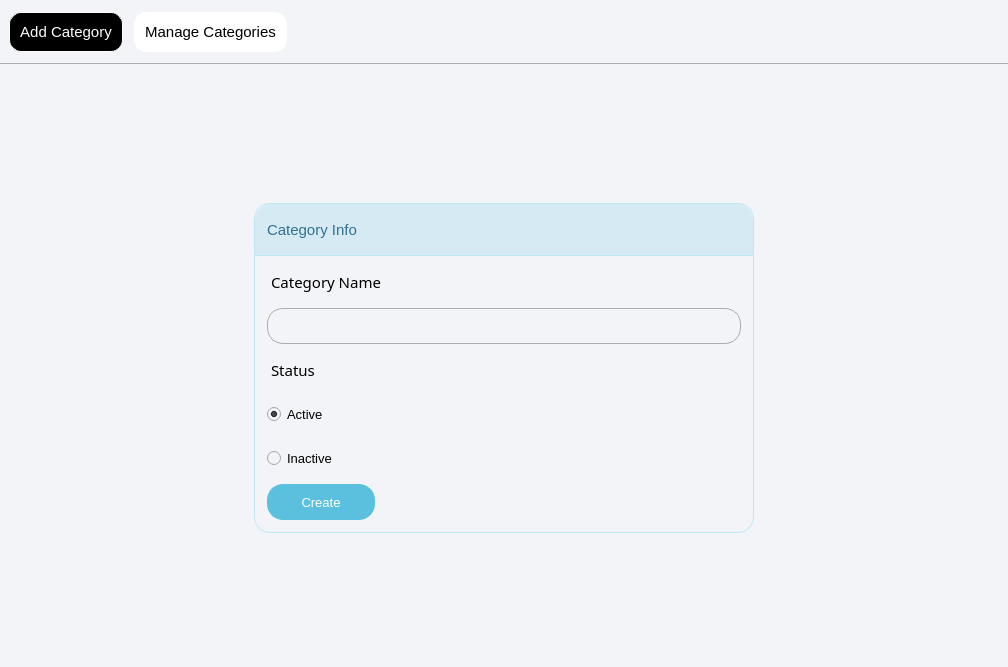
<?xml version="1.0" encoding="UTF-8"?>
<ui version="4.0">
 <class>CategoryFragment</class>
 <widget class="QWidget" name="CategoryFragment">
  <property name="geometry">
   <rect>
    <x>0</x>
    <y>0</y>
    <width>1008</width>
    <height>667</height>
   </rect>
  </property>
  <property name="windowTitle">
   <string>Form</string>
  </property>
  <property name="styleSheet">
   <string notr="true">QWidget{
background-color: rgb(243, 244, 248);
}</string>
  </property>
  <layout class="QVBoxLayout" name="categoryFragmentVL">
   <property name="leftMargin">
    <number>0</number>
   </property>
   <property name="topMargin">
    <number>0</number>
   </property>
   <property name="rightMargin">
    <number>0</number>
   </property>
   <property name="bottomMargin">
    <number>0</number>
   </property>
   <item>
    <widget class="QWidget" name="category_header" native="true">
     <property name="sizePolicy">
      <sizepolicy hsizetype="Preferred" vsizetype="Fixed">
       <horstretch>0</horstretch>
       <verstretch>0</verstretch>
      </sizepolicy>
     </property>
     <property name="minimumSize">
      <size>
       <width>0</width>
       <height>64</height>
      </size>
     </property>
     <property name="maximumSize">
      <size>
       <width>16777215</width>
       <height>64</height>
      </size>
     </property>
     <property name="styleSheet">
      <string notr="true">QWidget{
border-bottom: 1px solid rgb(172, 172, 172);
}

QPushButton{
color: black;
background-color: rgb(255, 255, 255);
border: 1px solid white;
padding: 10px;
border-radius: 12px;
}

QPushButton:hover{
background-color: #ebebeb;
border: 1px solid rgb(236, 236, 236);
}

QPushButton:checked{
color: white;
background-color: black;
}</string>
     </property>
     <layout class="QHBoxLayout" name="horizontalLayout_3">
      <property name="spacing">
       <number>11</number>
      </property>
      <item>
       <widget class="QPushButton" name="addCategoryBtn">
        <property name="sizePolicy">
         <sizepolicy hsizetype="Fixed" vsizetype="Fixed">
          <horstretch>0</horstretch>
          <verstretch>0</verstretch>
         </sizepolicy>
        </property>
        <property name="font">
         <font>
          <pointsize>11</pointsize>
          <fontweight>DemiBold</fontweight>
         </font>
        </property>
        <property name="text">
         <string>Add Category</string>
        </property>
        <property name="checkable">
         <bool>true</bool>
        </property>
        <property name="checked">
         <bool>true</bool>
        </property>
        <property name="autoExclusive">
         <bool>true</bool>
        </property>
       </widget>
      </item>
      <item>
       <widget class="QPushButton" name="manageCategoryBtn">
        <property name="sizePolicy">
         <sizepolicy hsizetype="Fixed" vsizetype="Fixed">
          <horstretch>0</horstretch>
          <verstretch>0</verstretch>
         </sizepolicy>
        </property>
        <property name="font">
         <font>
          <pointsize>11</pointsize>
          <fontweight>DemiBold</fontweight>
         </font>
        </property>
        <property name="text">
         <string>Manage Categories</string>
        </property>
        <property name="checkable">
         <bool>true</bool>
        </property>
        <property name="checked">
         <bool>false</bool>
        </property>
        <property name="autoExclusive">
         <bool>true</bool>
        </property>
       </widget>
      </item>
      <item>
       <spacer name="categorySpacer">
        <property name="orientation">
         <enum>Qt::Orientation::Horizontal</enum>
        </property>
        <property name="sizeHint" stdset="0">
         <size>
          <width>40</width>
          <height>20</height>
         </size>
        </property>
       </spacer>
      </item>
     </layout>
    </widget>
   </item>
   <item>
    <widget class="QStackedWidget" name="category_stackedWidget">
     <property name="styleSheet">
      <string notr="true"/>
     </property>
     <widget class="QWidget" name="addCategoryWidget">
      <layout class="QGridLayout" name="gridLayout">
       <property name="leftMargin">
        <number>0</number>
       </property>
       <property name="topMargin">
        <number>0</number>
       </property>
       <property name="rightMargin">
        <number>0</number>
       </property>
       <property name="bottomMargin">
        <number>0</number>
       </property>
       <property name="spacing">
        <number>0</number>
       </property>
       <item row="0" column="0">
        <widget class="QFrame" name="categoryFrame">
         <property name="sizePolicy">
          <sizepolicy hsizetype="Fixed" vsizetype="Maximum">
           <horstretch>0</horstretch>
           <verstretch>0</verstretch>
          </sizepolicy>
         </property>
         <property name="minimumSize">
          <size>
           <width>500</width>
           <height>0</height>
          </size>
         </property>
         <property name="maximumSize">
          <size>
           <width>500</width>
           <height>16777215</height>
          </size>
         </property>
         <property name="styleSheet">
          <string notr="true">

QFrame{
border: 1px solid rgb(188, 232, 241);
border-radius: 16px;
}

QLabel{
border: none;
border-bottom-left-radius: 0px;
border-bottom-right-radius: 0px;
padding-left: 12px;
}

QLineEdit{
color: black;
border: 1px solid rgb(172, 172, 172);
border-radius: 16px;
margin-left: 12px;
margin-right: 12px;
padding-left: 12px;
}

QRadioButton{
color: black;
margin-left: 12px;
}


</string>
         </property>
         <layout class="QVBoxLayout" name="verticalLayout_4">
          <property name="spacing">
           <number>8</number>
          </property>
          <property name="leftMargin">
           <number>0</number>
          </property>
          <property name="topMargin">
           <number>0</number>
          </property>
          <property name="rightMargin">
           <number>0</number>
          </property>
          <property name="bottomMargin">
           <number>0</number>
          </property>
          <item>
           <widget class="QLabel" name="categoryInfoQL">
            <property name="sizePolicy">
             <sizepolicy hsizetype="Preferred" vsizetype="Fixed">
              <horstretch>0</horstretch>
              <verstretch>0</verstretch>
             </sizepolicy>
            </property>
            <property name="minimumSize">
             <size>
              <width>0</width>
              <height>52</height>
             </size>
            </property>
            <property name="maximumSize">
             <size>
              <width>16777215</width>
              <height>52</height>
             </size>
            </property>
            <property name="font">
             <font>
              <family>Segoe UI</family>
              <pointsize>11</pointsize>
              <fontweight>DemiBold</fontweight>
             </font>
            </property>
            <property name="styleSheet">
             <string notr="true">QLabel{
color: rgb(49, 112, 143);
background-color: rgb(214, 234, 244);
border-bottom: 1px solid  rgb(188, 232, 241);

}</string>
            </property>
            <property name="text">
             <string>Category Info</string>
            </property>
            <property name="margin">
             <number>3</number>
            </property>
            <property name="indent">
             <number>0</number>
            </property>
           </widget>
          </item>
          <item>
           <widget class="QLabel" name="categoryNameQL">
            <property name="sizePolicy">
             <sizepolicy hsizetype="Preferred" vsizetype="Fixed">
              <horstretch>0</horstretch>
              <verstretch>0</verstretch>
             </sizepolicy>
            </property>
            <property name="minimumSize">
             <size>
              <width>0</width>
              <height>36</height>
             </size>
            </property>
            <property name="maximumSize">
             <size>
              <width>16777215</width>
              <height>36</height>
             </size>
            </property>
            <property name="font">
             <font>
              <family>Segoe UI Semibold</family>
              <pointsize>11</pointsize>
              <bold>false</bold>
             </font>
            </property>
            <property name="styleSheet">
             <string notr="true">color: rgb(0, 0, 0);</string>
            </property>
            <property name="text">
             <string>Category Name</string>
            </property>
           </widget>
          </item>
          <item>
           <widget class="QLineEdit" name="categoryLE">
            <property name="minimumSize">
             <size>
              <width>0</width>
              <height>36</height>
             </size>
            </property>
            <property name="maximumSize">
             <size>
              <width>16777215</width>
              <height>36</height>
             </size>
            </property>
            <property name="font">
             <font>
              <pointsize>10</pointsize>
             </font>
            </property>
           </widget>
          </item>
          <item>
           <widget class="QLabel" name="categoryStatusQL">
            <property name="sizePolicy">
             <sizepolicy hsizetype="Preferred" vsizetype="Fixed">
              <horstretch>0</horstretch>
              <verstretch>0</verstretch>
             </sizepolicy>
            </property>
            <property name="minimumSize">
             <size>
              <width>0</width>
              <height>36</height>
             </size>
            </property>
            <property name="maximumSize">
             <size>
              <width>16777215</width>
              <height>36</height>
             </size>
            </property>
            <property name="font">
             <font>
              <family>Segoe UI Semibold</family>
              <pointsize>11</pointsize>
              <bold>false</bold>
             </font>
            </property>
            <property name="styleSheet">
             <string notr="true">color: rgb(0, 0, 0);</string>
            </property>
            <property name="text">
             <string>Status</string>
            </property>
           </widget>
          </item>
          <item>
           <widget class="QRadioButton" name="activeRadioBtn">
            <property name="minimumSize">
             <size>
              <width>0</width>
              <height>36</height>
             </size>
            </property>
            <property name="maximumSize">
             <size>
              <width>16777215</width>
              <height>36</height>
             </size>
            </property>
            <property name="palette">
             <palette>
              <active>
               <colorrole role="WindowText">
                <brush brushstyle="SolidPattern">
                 <color alpha="255">
                  <red>0</red>
                  <green>0</green>
                  <blue>0</blue>
                 </color>
                </brush>
               </colorrole>
               <colorrole role="Button">
                <brush brushstyle="SolidPattern">
                 <color alpha="255">
                  <red>243</red>
                  <green>244</green>
                  <blue>248</blue>
                 </color>
                </brush>
               </colorrole>
               <colorrole role="Mid">
                <brush brushstyle="SolidPattern">
                 <color alpha="255">
                  <red>0</red>
                  <green>117</green>
                  <blue>255</blue>
                 </color>
                </brush>
               </colorrole>
               <colorrole role="Text">
                <brush brushstyle="SolidPattern">
                 <color alpha="255">
                  <red>0</red>
                  <green>0</green>
                  <blue>0</blue>
                 </color>
                </brush>
               </colorrole>
               <colorrole role="ButtonText">
                <brush brushstyle="SolidPattern">
                 <color alpha="255">
                  <red>0</red>
                  <green>0</green>
                  <blue>0</blue>
                 </color>
                </brush>
               </colorrole>
               <colorrole role="Base">
                <brush brushstyle="SolidPattern">
                 <color alpha="255">
                  <red>243</red>
                  <green>244</green>
                  <blue>248</blue>
                 </color>
                </brush>
               </colorrole>
               <colorrole role="Window">
                <brush brushstyle="SolidPattern">
                 <color alpha="255">
                  <red>243</red>
                  <green>244</green>
                  <blue>248</blue>
                 </color>
                </brush>
               </colorrole>
               <colorrole role="PlaceholderText">
                <brush brushstyle="SolidPattern">
                 <color alpha="128">
                  <red>0</red>
                  <green>0</green>
                  <blue>0</blue>
                 </color>
                </brush>
               </colorrole>
              </active>
              <inactive>
               <colorrole role="WindowText">
                <brush brushstyle="SolidPattern">
                 <color alpha="255">
                  <red>0</red>
                  <green>0</green>
                  <blue>0</blue>
                 </color>
                </brush>
               </colorrole>
               <colorrole role="Button">
                <brush brushstyle="SolidPattern">
                 <color alpha="255">
                  <red>243</red>
                  <green>244</green>
                  <blue>248</blue>
                 </color>
                </brush>
               </colorrole>
               <colorrole role="Mid">
                <brush brushstyle="SolidPattern">
                 <color alpha="255">
                  <red>0</red>
                  <green>117</green>
                  <blue>255</blue>
                 </color>
                </brush>
               </colorrole>
               <colorrole role="Text">
                <brush brushstyle="SolidPattern">
                 <color alpha="255">
                  <red>0</red>
                  <green>0</green>
                  <blue>0</blue>
                 </color>
                </brush>
               </colorrole>
               <colorrole role="ButtonText">
                <brush brushstyle="SolidPattern">
                 <color alpha="255">
                  <red>0</red>
                  <green>0</green>
                  <blue>0</blue>
                 </color>
                </brush>
               </colorrole>
               <colorrole role="Base">
                <brush brushstyle="SolidPattern">
                 <color alpha="255">
                  <red>243</red>
                  <green>244</green>
                  <blue>248</blue>
                 </color>
                </brush>
               </colorrole>
               <colorrole role="Window">
                <brush brushstyle="SolidPattern">
                 <color alpha="255">
                  <red>243</red>
                  <green>244</green>
                  <blue>248</blue>
                 </color>
                </brush>
               </colorrole>
               <colorrole role="PlaceholderText">
                <brush brushstyle="SolidPattern">
                 <color alpha="128">
                  <red>0</red>
                  <green>0</green>
                  <blue>0</blue>
                 </color>
                </brush>
               </colorrole>
              </inactive>
              <disabled>
               <colorrole role="WindowText">
                <brush brushstyle="SolidPattern">
                 <color alpha="255">
                  <red>0</red>
                  <green>0</green>
                  <blue>0</blue>
                 </color>
                </brush>
               </colorrole>
               <colorrole role="Button">
                <brush brushstyle="SolidPattern">
                 <color alpha="255">
                  <red>243</red>
                  <green>244</green>
                  <blue>248</blue>
                 </color>
                </brush>
               </colorrole>
               <colorrole role="Mid">
                <brush brushstyle="SolidPattern">
                 <color alpha="255">
                  <red>0</red>
                  <green>117</green>
                  <blue>255</blue>
                 </color>
                </brush>
               </colorrole>
               <colorrole role="Text">
                <brush brushstyle="SolidPattern">
                 <color alpha="255">
                  <red>0</red>
                  <green>0</green>
                  <blue>0</blue>
                 </color>
                </brush>
               </colorrole>
               <colorrole role="ButtonText">
                <brush brushstyle="SolidPattern">
                 <color alpha="255">
                  <red>0</red>
                  <green>0</green>
                  <blue>0</blue>
                 </color>
                </brush>
               </colorrole>
               <colorrole role="Base">
                <brush brushstyle="SolidPattern">
                 <color alpha="255">
                  <red>243</red>
                  <green>244</green>
                  <blue>248</blue>
                 </color>
                </brush>
               </colorrole>
               <colorrole role="Window">
                <brush brushstyle="SolidPattern">
                 <color alpha="255">
                  <red>243</red>
                  <green>244</green>
                  <blue>248</blue>
                 </color>
                </brush>
               </colorrole>
               <colorrole role="PlaceholderText">
                <brush brushstyle="SolidPattern">
                 <color alpha="128">
                  <red>0</red>
                  <green>0</green>
                  <blue>0</blue>
                 </color>
                </brush>
               </colorrole>
              </disabled>
             </palette>
            </property>
            <property name="font">
             <font>
              <pointsize>10</pointsize>
              <bold>false</bold>
             </font>
            </property>
            <property name="text">
             <string>Active</string>
            </property>
            <property name="checked">
             <bool>true</bool>
            </property>
           </widget>
          </item>
          <item>
           <widget class="QRadioButton" name="InactiveRadioBtn">
            <property name="minimumSize">
             <size>
              <width>0</width>
              <height>36</height>
             </size>
            </property>
            <property name="maximumSize">
             <size>
              <width>16777215</width>
              <height>36</height>
             </size>
            </property>
            <property name="palette">
             <palette>
              <active>
               <colorrole role="WindowText">
                <brush brushstyle="SolidPattern">
                 <color alpha="255">
                  <red>0</red>
                  <green>0</green>
                  <blue>0</blue>
                 </color>
                </brush>
               </colorrole>
               <colorrole role="Button">
                <brush brushstyle="SolidPattern">
                 <color alpha="255">
                  <red>243</red>
                  <green>244</green>
                  <blue>248</blue>
                 </color>
                </brush>
               </colorrole>
               <colorrole role="Mid">
                <brush brushstyle="SolidPattern">
                 <color alpha="255">
                  <red>0</red>
                  <green>117</green>
                  <blue>255</blue>
                 </color>
                </brush>
               </colorrole>
               <colorrole role="Text">
                <brush brushstyle="SolidPattern">
                 <color alpha="255">
                  <red>0</red>
                  <green>0</green>
                  <blue>0</blue>
                 </color>
                </brush>
               </colorrole>
               <colorrole role="ButtonText">
                <brush brushstyle="SolidPattern">
                 <color alpha="255">
                  <red>0</red>
                  <green>0</green>
                  <blue>0</blue>
                 </color>
                </brush>
               </colorrole>
               <colorrole role="Base">
                <brush brushstyle="SolidPattern">
                 <color alpha="255">
                  <red>243</red>
                  <green>244</green>
                  <blue>248</blue>
                 </color>
                </brush>
               </colorrole>
               <colorrole role="Window">
                <brush brushstyle="SolidPattern">
                 <color alpha="255">
                  <red>243</red>
                  <green>244</green>
                  <blue>248</blue>
                 </color>
                </brush>
               </colorrole>
               <colorrole role="PlaceholderText">
                <brush brushstyle="SolidPattern">
                 <color alpha="128">
                  <red>0</red>
                  <green>0</green>
                  <blue>0</blue>
                 </color>
                </brush>
               </colorrole>
              </active>
              <inactive>
               <colorrole role="WindowText">
                <brush brushstyle="SolidPattern">
                 <color alpha="255">
                  <red>0</red>
                  <green>0</green>
                  <blue>0</blue>
                 </color>
                </brush>
               </colorrole>
               <colorrole role="Button">
                <brush brushstyle="SolidPattern">
                 <color alpha="255">
                  <red>243</red>
                  <green>244</green>
                  <blue>248</blue>
                 </color>
                </brush>
               </colorrole>
               <colorrole role="Mid">
                <brush brushstyle="SolidPattern">
                 <color alpha="255">
                  <red>0</red>
                  <green>117</green>
                  <blue>255</blue>
                 </color>
                </brush>
               </colorrole>
               <colorrole role="Text">
                <brush brushstyle="SolidPattern">
                 <color alpha="255">
                  <red>0</red>
                  <green>0</green>
                  <blue>0</blue>
                 </color>
                </brush>
               </colorrole>
               <colorrole role="ButtonText">
                <brush brushstyle="SolidPattern">
                 <color alpha="255">
                  <red>0</red>
                  <green>0</green>
                  <blue>0</blue>
                 </color>
                </brush>
               </colorrole>
               <colorrole role="Base">
                <brush brushstyle="SolidPattern">
                 <color alpha="255">
                  <red>243</red>
                  <green>244</green>
                  <blue>248</blue>
                 </color>
                </brush>
               </colorrole>
               <colorrole role="Window">
                <brush brushstyle="SolidPattern">
                 <color alpha="255">
                  <red>243</red>
                  <green>244</green>
                  <blue>248</blue>
                 </color>
                </brush>
               </colorrole>
               <colorrole role="PlaceholderText">
                <brush brushstyle="SolidPattern">
                 <color alpha="128">
                  <red>0</red>
                  <green>0</green>
                  <blue>0</blue>
                 </color>
                </brush>
               </colorrole>
              </inactive>
              <disabled>
               <colorrole role="WindowText">
                <brush brushstyle="SolidPattern">
                 <color alpha="255">
                  <red>0</red>
                  <green>0</green>
                  <blue>0</blue>
                 </color>
                </brush>
               </colorrole>
               <colorrole role="Button">
                <brush brushstyle="SolidPattern">
                 <color alpha="255">
                  <red>243</red>
                  <green>244</green>
                  <blue>248</blue>
                 </color>
                </brush>
               </colorrole>
               <colorrole role="Mid">
                <brush brushstyle="SolidPattern">
                 <color alpha="255">
                  <red>0</red>
                  <green>117</green>
                  <blue>255</blue>
                 </color>
                </brush>
               </colorrole>
               <colorrole role="Text">
                <brush brushstyle="SolidPattern">
                 <color alpha="255">
                  <red>0</red>
                  <green>0</green>
                  <blue>0</blue>
                 </color>
                </brush>
               </colorrole>
               <colorrole role="ButtonText">
                <brush brushstyle="SolidPattern">
                 <color alpha="255">
                  <red>0</red>
                  <green>0</green>
                  <blue>0</blue>
                 </color>
                </brush>
               </colorrole>
               <colorrole role="Base">
                <brush brushstyle="SolidPattern">
                 <color alpha="255">
                  <red>243</red>
                  <green>244</green>
                  <blue>248</blue>
                 </color>
                </brush>
               </colorrole>
               <colorrole role="Window">
                <brush brushstyle="SolidPattern">
                 <color alpha="255">
                  <red>243</red>
                  <green>244</green>
                  <blue>248</blue>
                 </color>
                </brush>
               </colorrole>
               <colorrole role="PlaceholderText">
                <brush brushstyle="SolidPattern">
                 <color alpha="128">
                  <red>0</red>
                  <green>0</green>
                  <blue>0</blue>
                 </color>
                </brush>
               </colorrole>
              </disabled>
             </palette>
            </property>
            <property name="font">
             <font>
              <pointsize>10</pointsize>
              <bold>false</bold>
             </font>
            </property>
            <property name="text">
             <string>Inactive</string>
            </property>
           </widget>
          </item>
          <item>
           <widget class="QPushButton" name="categoryDataBtn">
            <property name="sizePolicy">
             <sizepolicy hsizetype="Fixed" vsizetype="Fixed">
              <horstretch>0</horstretch>
              <verstretch>0</verstretch>
             </sizepolicy>
            </property>
            <property name="minimumSize">
             <size>
              <width>120</width>
              <height>48</height>
             </size>
            </property>
            <property name="maximumSize">
             <size>
              <width>120</width>
              <height>48</height>
             </size>
            </property>
            <property name="font">
             <font>
              <pointsize>10</pointsize>
              <fontweight>DemiBold</fontweight>
             </font>
            </property>
            <property name="styleSheet">
             <string notr="true">QPushButton{
color: rgb(255, 255, 255);
background-color: rgb(91, 192, 222);
border: 1px solid rgb(91, 192, 222);
border-radius: 16px;
margin-left: 12px;
margin-bottom: 12px;
}

QPushButton:hover{
color: rgb(255, 255, 255);
background-color: rgb(0, 0, 0);
border: 1px solid black;
border-radius: 16px;
}</string>
            </property>
            <property name="text">
             <string>Create</string>
            </property>
           </widget>
          </item>
         </layout>
        </widget>
       </item>
      </layout>
     </widget>
     <widget class="QWidget" name="manageCategoryWidget">
      <layout class="QGridLayout" name="gridLayout_2">
       <property name="leftMargin">
        <number>0</number>
       </property>
       <property name="topMargin">
        <number>0</number>
       </property>
       <property name="rightMargin">
        <number>0</number>
       </property>
       <property name="bottomMargin">
        <number>0</number>
       </property>
       <property name="spacing">
        <number>0</number>
       </property>
       <item row="0" column="0">
        <widget class="QScrollArea" name="scrollArea_2">
         <property name="widgetResizable">
          <bool>true</bool>
         </property>
         <widget class="QWidget" name="scrollAreaWidgetContents_2">
          <property name="geometry">
           <rect>
            <x>0</x>
            <y>0</y>
            <width>1006</width>
            <height>594</height>
           </rect>
          </property>
          <layout class="QGridLayout" name="gridLayout_3">
           <property name="leftMargin">
            <number>24</number>
           </property>
           <property name="topMargin">
            <number>24</number>
           </property>
           <property name="rightMargin">
            <number>24</number>
           </property>
           <property name="bottomMargin">
            <number>24</number>
           </property>
           <item row="0" column="0">
            <widget class="QWidget" name="widget_2" native="true">
             <property name="styleSheet">
              <string notr="true">color: black;
</string>
             </property>
             <layout class="QVBoxLayout" name="verticalLayout_5">
              <property name="spacing">
               <number>0</number>
              </property>
              <property name="leftMargin">
               <number>0</number>
              </property>
              <property name="topMargin">
               <number>0</number>
              </property>
              <property name="rightMargin">
               <number>0</number>
              </property>
              <property name="bottomMargin">
               <number>0</number>
              </property>
              <item>
               <widget class="QLabel" name="label">
                <property name="sizePolicy">
                 <sizepolicy hsizetype="Preferred" vsizetype="Fixed">
                  <horstretch>0</horstretch>
                  <verstretch>0</verstretch>
                 </sizepolicy>
                </property>
                <property name="minimumSize">
                 <size>
                  <width>0</width>
                  <height>36</height>
                 </size>
                </property>
                <property name="maximumSize">
                 <size>
                  <width>16777215</width>
                  <height>36</height>
                 </size>
                </property>
                <property name="font">
                 <font>
                  <pointsize>11</pointsize>
                 </font>
                </property>
                <property name="text">
                 <string>Categories Listing</string>
                </property>
               </widget>
              </item>
              <item>
               <layout class="QHBoxLayout" name="horizontalLayout_7">
                <property name="spacing">
                 <number>8</number>
                </property>
                <item>
                 <widget class="QSpinBox" name="spinBox">
                  <property name="sizePolicy">
                   <sizepolicy hsizetype="Fixed" vsizetype="Fixed">
                    <horstretch>0</horstretch>
                    <verstretch>0</verstretch>
                   </sizepolicy>
                  </property>
                  <property name="minimumSize">
                   <size>
                    <width>72</width>
                    <height>36</height>
                   </size>
                  </property>
                  <property name="maximumSize">
                   <size>
                    <width>72</width>
                    <height>36</height>
                   </size>
                  </property>
                  <property name="font">
                   <font>
                    <pointsize>11</pointsize>
                   </font>
                  </property>
                  <property name="alignment">
                   <set>Qt::AlignmentFlag::AlignCenter</set>
                  </property>
                  <property name="minimum">
                   <number>25</number>
                  </property>
                  <property name="maximum">
                   <number>100</number>
                  </property>
                  <property name="singleStep">
                   <number>25</number>
                  </property>
                 </widget>
                </item>
                <item>
                 <widget class="QLabel" name="label_2">
                  <property name="font">
                   <font>
                    <pointsize>11</pointsize>
                   </font>
                  </property>
                  <property name="text">
                   <string>records per page</string>
                  </property>
                 </widget>
                </item>
                <item>
                 <spacer name="horizontalSpacer_5">
                  <property name="orientation">
                   <enum>Qt::Orientation::Horizontal</enum>
                  </property>
                  <property name="sizeHint" stdset="0">
                   <size>
                    <width>40</width>
                    <height>20</height>
                   </size>
                  </property>
                 </spacer>
                </item>
                <item>
                 <widget class="QLabel" name="label_5">
                  <property name="font">
                   <font>
                    <pointsize>11</pointsize>
                   </font>
                  </property>
                  <property name="text">
                   <string>Search :</string>
                  </property>
                 </widget>
                </item>
                <item>
                 <widget class="QLineEdit" name="lineEdit">
                  <property name="sizePolicy">
                   <sizepolicy hsizetype="Fixed" vsizetype="Fixed">
                    <horstretch>0</horstretch>
                    <verstretch>0</verstretch>
                   </sizepolicy>
                  </property>
                  <property name="minimumSize">
                   <size>
                    <width>200</width>
                    <height>36</height>
                   </size>
                  </property>
                  <property name="maximumSize">
                   <size>
                    <width>200</width>
                    <height>36</height>
                   </size>
                  </property>
                 </widget>
                </item>
               </layout>
              </item>
              <item>
               <widget class="QTableWidget" name="tableWidget">
                <property name="sizePolicy">
                 <sizepolicy hsizetype="Expanding" vsizetype="Expanding">
                  <horstretch>0</horstretch>
                  <verstretch>0</verstretch>
                 </sizepolicy>
                </property>
                <property name="font">
                 <font>
                  <pointsize>11</pointsize>
                 </font>
                </property>
                <property name="horizontalScrollBarPolicy">
                 <enum>Qt::ScrollBarPolicy::ScrollBarAsNeeded</enum>
                </property>
                <property name="editTriggers">
                 <set>QAbstractItemView::EditTrigger::NoEditTriggers</set>
                </property>
                <property name="textElideMode">
                 <enum>Qt::TextElideMode::ElideRight</enum>
                </property>
                <property name="showGrid">
                 <bool>true</bool>
                </property>
                <property name="wordWrap">
                 <bool>true</bool>
                </property>
                <property name="cornerButtonEnabled">
                 <bool>true</bool>
                </property>
                <attribute name="horizontalHeaderVisible">
                 <bool>true</bool>
                </attribute>
                <attribute name="horizontalHeaderCascadingSectionResizes">
                 <bool>false</bool>
                </attribute>
                <attribute name="horizontalHeaderMinimumSectionSize">
                 <number>200</number>
                </attribute>
                <attribute name="horizontalHeaderDefaultSectionSize">
                 <number>200</number>
                </attribute>
                <attribute name="horizontalHeaderHighlightSections">
                 <bool>false</bool>
                </attribute>
                <attribute name="horizontalHeaderShowSortIndicator" stdset="0">
                 <bool>false</bool>
                </attribute>
                <attribute name="horizontalHeaderStretchLastSection">
                 <bool>true</bool>
                </attribute>
                <attribute name="verticalHeaderStretchLastSection">
                 <bool>false</bool>
                </attribute>
                <column>
                 <property name="text">
                  <string>S.No.</string>
                 </property>
                 <property name="font">
                  <font>
                   <pointsize>11</pointsize>
                   <fontweight>DemiBold</fontweight>
                  </font>
                 </property>
                </column>
                <column>
                 <property name="text">
                  <string>Category</string>
                 </property>
                 <property name="font">
                  <font>
                   <pointsize>11</pointsize>
                   <fontweight>DemiBold</fontweight>
                  </font>
                 </property>
                </column>
                <column>
                 <property name="text">
                  <string>Status</string>
                 </property>
                 <property name="font">
                  <font>
                   <pointsize>11</pointsize>
                   <fontweight>DemiBold</fontweight>
                  </font>
                 </property>
                </column>
                <column>
                 <property name="text">
                  <string>Creation Date</string>
                 </property>
                 <property name="font">
                  <font>
                   <pointsize>11</pointsize>
                   <fontweight>DemiBold</fontweight>
                  </font>
                 </property>
                </column>
                <column>
                 <property name="text">
                  <string>Updation Date</string>
                 </property>
                 <property name="font">
                  <font>
                   <pointsize>11</pointsize>
                   <fontweight>DemiBold</fontweight>
                  </font>
                 </property>
                </column>
                <column>
                 <property name="text">
                  <string>Action</string>
                 </property>
                 <property name="font">
                  <font>
                   <pointsize>11</pointsize>
                   <fontweight>DemiBold</fontweight>
                  </font>
                 </property>
                </column>
               </widget>
              </item>
              <item>
               <layout class="QHBoxLayout" name="horizontalLayout_8">
                <property name="spacing">
                 <number>8</number>
                </property>
                <item>
                 <widget class="QLabel" name="label_6">
                  <property name="sizePolicy">
                   <sizepolicy hsizetype="Preferred" vsizetype="Fixed">
                    <horstretch>0</horstretch>
                    <verstretch>0</verstretch>
                   </sizepolicy>
                  </property>
                  <property name="minimumSize">
                   <size>
                    <width>0</width>
                    <height>36</height>
                   </size>
                  </property>
                  <property name="maximumSize">
                   <size>
                    <width>16777215</width>
                    <height>36</height>
                   </size>
                  </property>
                  <property name="font">
                   <font>
                    <pointsize>11</pointsize>
                   </font>
                  </property>
                  <property name="text">
                   <string>Showing</string>
                  </property>
                 </widget>
                </item>
                <item>
                 <spacer name="horizontalSpacer_6">
                  <property name="orientation">
                   <enum>Qt::Orientation::Horizontal</enum>
                  </property>
                  <property name="sizeHint" stdset="0">
                   <size>
                    <width>40</width>
                    <height>20</height>
                   </size>
                  </property>
                 </spacer>
                </item>
                <item>
                 <widget class="QPushButton" name="pushButton">
                  <property name="minimumSize">
                   <size>
                    <width>0</width>
                    <height>36</height>
                   </size>
                  </property>
                  <property name="maximumSize">
                   <size>
                    <width>16777215</width>
                    <height>36</height>
                   </size>
                  </property>
                  <property name="font">
                   <font>
                    <pointsize>11</pointsize>
                   </font>
                  </property>
                  <property name="text">
                   <string>Previous</string>
                  </property>
                 </widget>
                </item>
                <item>
                 <widget class="QLabel" name="label_7">
                  <property name="sizePolicy">
                   <sizepolicy hsizetype="Preferred" vsizetype="Fixed">
                    <horstretch>0</horstretch>
                    <verstretch>0</verstretch>
                   </sizepolicy>
                  </property>
                  <property name="minimumSize">
                   <size>
                    <width>0</width>
                    <height>36</height>
                   </size>
                  </property>
                  <property name="maximumSize">
                   <size>
                    <width>16777215</width>
                    <height>36</height>
                   </size>
                  </property>
                  <property name="font">
                   <font>
                    <pointsize>11</pointsize>
                   </font>
                  </property>
                  <property name="text">
                   <string>1</string>
                  </property>
                 </widget>
                </item>
                <item>
                 <widget class="QPushButton" name="pushButton_2">
                  <property name="minimumSize">
                   <size>
                    <width>0</width>
                    <height>36</height>
                   </size>
                  </property>
                  <property name="maximumSize">
                   <size>
                    <width>16777215</width>
                    <height>36</height>
                   </size>
                  </property>
                  <property name="font">
                   <font>
                    <pointsize>11</pointsize>
                   </font>
                  </property>
                  <property name="text">
                   <string>Next</string>
                  </property>
                 </widget>
                </item>
               </layout>
              </item>
             </layout>
            </widget>
           </item>
          </layout>
         </widget>
        </widget>
       </item>
      </layout>
     </widget>
    </widget>
   </item>
  </layout>
 </widget>
 <resources/>
 <connections/>
</ui>
